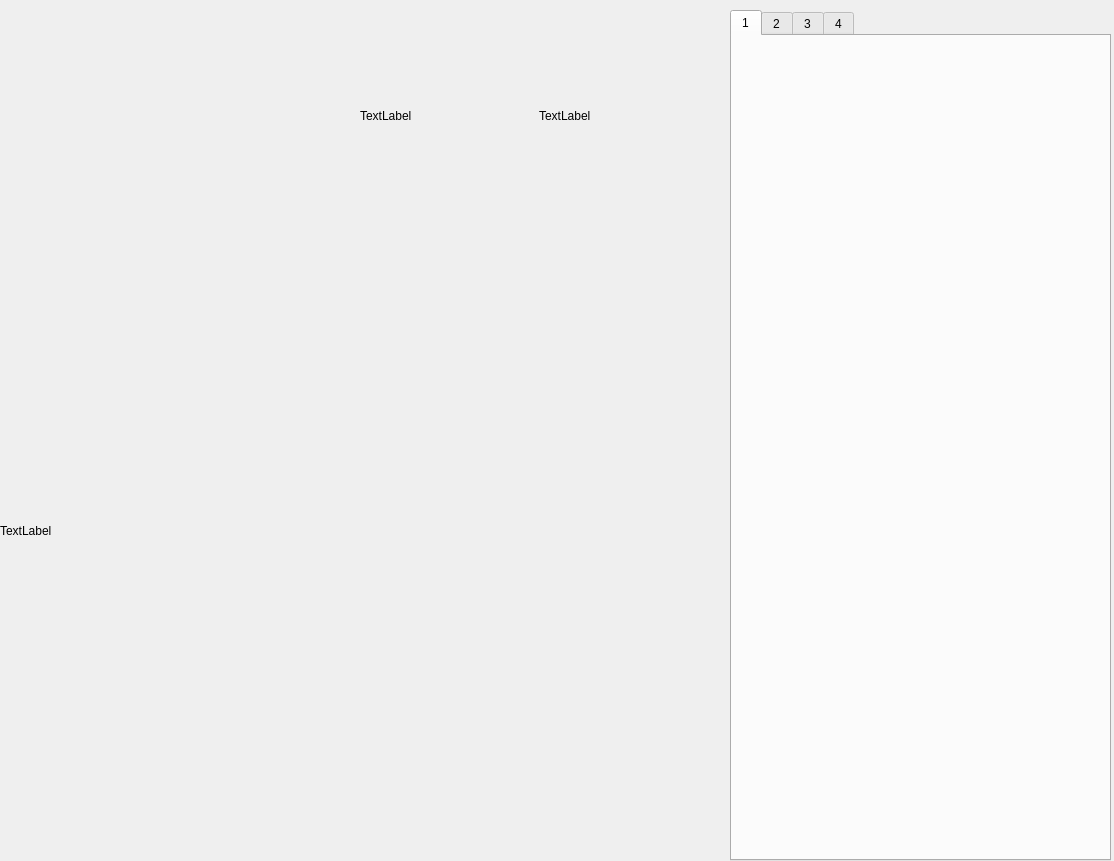
<?xml version="1.0" encoding="UTF-8"?>
<ui version="4.0">
 <class>self</class>
 <widget class="QWidget" name="self">
  <property name="geometry">
   <rect>
    <x>0</x>
    <y>0</y>
    <width>1114</width>
    <height>861</height>
   </rect>
  </property>
  <property name="windowTitle">
   <string>self</string>
  </property>
  <widget class="QWidget" name="horizontalLayoutWidget">
   <property name="geometry">
    <rect>
     <x>0</x>
     <y>250</y>
     <width>731</width>
     <height>561</height>
    </rect>
   </property>
   <layout class="QHBoxLayout" name="MainCameraLayout">
    <property name="sizeConstraint">
     <enum>QLayout::SetDefaultConstraint</enum>
    </property>
    <item>
     <widget class="QLabel" name="MainCameraLabel">
      <property name="text">
       <string>TextLabel</string>
      </property>
     </widget>
    </item>
   </layout>
  </widget>
  <widget class="QWidget" name="horizontalLayoutWidget_2">
   <property name="geometry">
    <rect>
     <x>730</x>
     <y>10</y>
     <width>381</width>
     <height>851</height>
    </rect>
   </property>
   <layout class="QHBoxLayout" name="TabLayout">
    <item>
     <widget class="QTabWidget" name="FaceTab">
      <property name="currentIndex">
       <number>0</number>
      </property>
      <widget class="QWidget" name="tab">
       <attribute name="title">
        <string>1</string>
       </attribute>
      </widget>
      <widget class="QWidget" name="tab_2">
       <attribute name="title">
        <string>2</string>
       </attribute>
       <widget class="QWidget" name="verticalLayoutWidget_6">
        <property name="geometry">
         <rect>
          <x>200</x>
          <y>200</y>
          <width>141</width>
          <height>191</height>
         </rect>
        </property>
        <layout class="QVBoxLayout" name="verticalLayout_9">
         <item>
          <widget class="QLabel" name="TextLabel2_2">
           <property name="text">
            <string>TextLabel</string>
           </property>
          </widget>
         </item>
        </layout>
       </widget>
       <widget class="QWidget" name="horizontalLayoutWidget_7">
        <property name="geometry">
         <rect>
          <x>0</x>
          <y>400</y>
          <width>191</width>
          <height>191</height>
         </rect>
        </property>
        <layout class="QHBoxLayout" name="horizontalLayout_7">
         <item>
          <widget class="QLabel" name="FaceLabel2_3">
           <property name="text">
            <string>TextLabel</string>
           </property>
          </widget>
         </item>
        </layout>
       </widget>
       <widget class="QWidget" name="verticalLayoutWidget_7">
        <property name="geometry">
         <rect>
          <x>200</x>
          <y>0</y>
          <width>141</width>
          <height>191</height>
         </rect>
        </property>
        <layout class="QVBoxLayout" name="verticalLayout_10">
         <item>
          <widget class="QLabel" name="TextLabel2_1">
           <property name="text">
            <string>TextLabel</string>
           </property>
          </widget>
         </item>
        </layout>
       </widget>
       <widget class="QWidget" name="horizontalLayoutWidget_8">
        <property name="geometry">
         <rect>
          <x>0</x>
          <y>200</y>
          <width>191</width>
          <height>191</height>
         </rect>
        </property>
        <layout class="QHBoxLayout" name="horizontalLayout_8">
         <item>
          <widget class="QLabel" name="FaceLabel2_2">
           <property name="text">
            <string>TextLabel</string>
           </property>
          </widget>
         </item>
        </layout>
       </widget>
       <widget class="QWidget" name="horizontalLayoutWidget_9">
        <property name="geometry">
         <rect>
          <x>0</x>
          <y>0</y>
          <width>191</width>
          <height>191</height>
         </rect>
        </property>
        <layout class="QHBoxLayout" name="horizontalLayout_9">
         <item>
          <widget class="QLabel" name="FaceLabel2_1">
           <property name="text">
            <string>TextLabel</string>
           </property>
          </widget>
         </item>
        </layout>
       </widget>
       <widget class="QWidget" name="verticalLayoutWidget_8">
        <property name="geometry">
         <rect>
          <x>200</x>
          <y>400</y>
          <width>141</width>
          <height>191</height>
         </rect>
        </property>
        <layout class="QVBoxLayout" name="verticalLayout_11">
         <item>
          <widget class="QLabel" name="TextLabel2_3">
           <property name="text">
            <string>TextLabel</string>
           </property>
          </widget>
         </item>
        </layout>
       </widget>
       <widget class="QWidget" name="verticalLayoutWidget_9">
        <property name="geometry">
         <rect>
          <x>200</x>
          <y>600</y>
          <width>141</width>
          <height>191</height>
         </rect>
        </property>
        <layout class="QVBoxLayout" name="verticalLayout_12">
         <item>
          <widget class="QLabel" name="TextLabel2_4">
           <property name="text">
            <string>TextLabel</string>
           </property>
          </widget>
         </item>
        </layout>
       </widget>
       <widget class="QWidget" name="horizontalLayoutWidget_10">
        <property name="geometry">
         <rect>
          <x>0</x>
          <y>600</y>
          <width>191</width>
          <height>191</height>
         </rect>
        </property>
        <layout class="QHBoxLayout" name="horizontalLayout_10">
         <item>
          <widget class="QLabel" name="FaceLabel2_4">
           <property name="text">
            <string>TextLabel</string>
           </property>
          </widget>
         </item>
        </layout>
       </widget>
      </widget>
      <widget class="QWidget" name="tab_3">
       <attribute name="title">
        <string>3</string>
       </attribute>
       <widget class="QWidget" name="verticalLayoutWidget_10">
        <property name="geometry">
         <rect>
          <x>200</x>
          <y>200</y>
          <width>141</width>
          <height>191</height>
         </rect>
        </property>
        <layout class="QVBoxLayout" name="verticalLayout_13">
         <item>
          <widget class="QLabel" name="TextLabel3_2">
           <property name="text">
            <string>TextLabel</string>
           </property>
          </widget>
         </item>
        </layout>
       </widget>
       <widget class="QWidget" name="horizontalLayoutWidget_11">
        <property name="geometry">
         <rect>
          <x>0</x>
          <y>400</y>
          <width>191</width>
          <height>191</height>
         </rect>
        </property>
        <layout class="QHBoxLayout" name="horizontalLayout_11">
         <item>
          <widget class="QLabel" name="FaceLabel3_3">
           <property name="text">
            <string>TextLabel</string>
           </property>
          </widget>
         </item>
        </layout>
       </widget>
       <widget class="QWidget" name="verticalLayoutWidget_11">
        <property name="geometry">
         <rect>
          <x>200</x>
          <y>0</y>
          <width>141</width>
          <height>191</height>
         </rect>
        </property>
        <layout class="QVBoxLayout" name="verticalLayout_14">
         <item>
          <widget class="QLabel" name="TextLabel3_1">
           <property name="text">
            <string>TextLabel</string>
           </property>
          </widget>
         </item>
        </layout>
       </widget>
       <widget class="QWidget" name="horizontalLayoutWidget_12">
        <property name="geometry">
         <rect>
          <x>0</x>
          <y>200</y>
          <width>191</width>
          <height>191</height>
         </rect>
        </property>
        <layout class="QHBoxLayout" name="horizontalLayout_12">
         <item>
          <widget class="QLabel" name="FaceLabel3_2">
           <property name="text">
            <string>TextLabel</string>
           </property>
          </widget>
         </item>
        </layout>
       </widget>
       <widget class="QWidget" name="horizontalLayoutWidget_13">
        <property name="geometry">
         <rect>
          <x>0</x>
          <y>0</y>
          <width>191</width>
          <height>191</height>
         </rect>
        </property>
        <layout class="QHBoxLayout" name="horizontalLayout_13">
         <item>
          <widget class="QLabel" name="FaceLabel3_1">
           <property name="text">
            <string>TextLabel</string>
           </property>
          </widget>
         </item>
        </layout>
       </widget>
       <widget class="QWidget" name="verticalLayoutWidget_12">
        <property name="geometry">
         <rect>
          <x>200</x>
          <y>400</y>
          <width>141</width>
          <height>191</height>
         </rect>
        </property>
        <layout class="QVBoxLayout" name="verticalLayout_15">
         <item>
          <widget class="QLabel" name="TextLabel3_3">
           <property name="text">
            <string>TextLabel</string>
           </property>
          </widget>
         </item>
        </layout>
       </widget>
       <widget class="QWidget" name="verticalLayoutWidget_13">
        <property name="geometry">
         <rect>
          <x>200</x>
          <y>600</y>
          <width>141</width>
          <height>191</height>
         </rect>
        </property>
        <layout class="QVBoxLayout" name="verticalLayout_16">
         <item>
          <widget class="QLabel" name="TextLabel3_4">
           <property name="text">
            <string>TextLabel</string>
           </property>
          </widget>
         </item>
        </layout>
       </widget>
       <widget class="QWidget" name="horizontalLayoutWidget_14">
        <property name="geometry">
         <rect>
          <x>0</x>
          <y>600</y>
          <width>191</width>
          <height>191</height>
         </rect>
        </property>
        <layout class="QHBoxLayout" name="horizontalLayout_14">
         <item>
          <widget class="QLabel" name="FaceLabel3_4">
           <property name="text">
            <string>TextLabel</string>
           </property>
          </widget>
         </item>
        </layout>
       </widget>
      </widget>
      <widget class="QWidget" name="tab_4">
       <attribute name="title">
        <string>4</string>
       </attribute>
       <widget class="QWidget" name="verticalLayoutWidget_14">
        <property name="geometry">
         <rect>
          <x>200</x>
          <y>600</y>
          <width>141</width>
          <height>191</height>
         </rect>
        </property>
        <layout class="QVBoxLayout" name="verticalLayout_17">
         <item>
          <widget class="QLabel" name="TextLabel4_4">
           <property name="text">
            <string>TextLabel</string>
           </property>
          </widget>
         </item>
        </layout>
       </widget>
       <widget class="QWidget" name="verticalLayoutWidget_15">
        <property name="geometry">
         <rect>
          <x>200</x>
          <y>0</y>
          <width>141</width>
          <height>191</height>
         </rect>
        </property>
        <layout class="QVBoxLayout" name="verticalLayout_18">
         <item>
          <widget class="QLabel" name="TextLabel4_1">
           <property name="text">
            <string>TextLabel</string>
           </property>
          </widget>
         </item>
        </layout>
       </widget>
       <widget class="QWidget" name="horizontalLayoutWidget_15">
        <property name="geometry">
         <rect>
          <x>0</x>
          <y>200</y>
          <width>191</width>
          <height>191</height>
         </rect>
        </property>
        <layout class="QHBoxLayout" name="horizontalLayout_15">
         <item>
          <widget class="QLabel" name="FaceLabel4_2">
           <property name="text">
            <string>TextLabel</string>
           </property>
          </widget>
         </item>
        </layout>
       </widget>
       <widget class="QWidget" name="verticalLayoutWidget_16">
        <property name="geometry">
         <rect>
          <x>200</x>
          <y>400</y>
          <width>141</width>
          <height>191</height>
         </rect>
        </property>
        <layout class="QVBoxLayout" name="verticalLayout_19">
         <item>
          <widget class="QLabel" name="TextLabel4_3">
           <property name="text">
            <string>TextLabel</string>
           </property>
          </widget>
         </item>
        </layout>
       </widget>
       <widget class="QWidget" name="horizontalLayoutWidget_16">
        <property name="geometry">
         <rect>
          <x>0</x>
          <y>0</y>
          <width>191</width>
          <height>191</height>
         </rect>
        </property>
        <layout class="QHBoxLayout" name="horizontalLayout_16">
         <item>
          <widget class="QLabel" name="FaceLabel4_1">
           <property name="text">
            <string>TextLabel</string>
           </property>
          </widget>
         </item>
        </layout>
       </widget>
       <widget class="QWidget" name="verticalLayoutWidget_17">
        <property name="geometry">
         <rect>
          <x>200</x>
          <y>200</y>
          <width>141</width>
          <height>191</height>
         </rect>
        </property>
        <layout class="QVBoxLayout" name="verticalLayout_20">
         <item>
          <widget class="QLabel" name="TextLabel4_2">
           <property name="text">
            <string>TextLabel</string>
           </property>
          </widget>
         </item>
        </layout>
       </widget>
       <widget class="QWidget" name="horizontalLayoutWidget_17">
        <property name="geometry">
         <rect>
          <x>0</x>
          <y>400</y>
          <width>191</width>
          <height>191</height>
         </rect>
        </property>
        <layout class="QHBoxLayout" name="horizontalLayout_17">
         <item>
          <widget class="QLabel" name="FaceLabel4_3">
           <property name="text">
            <string>TextLabel</string>
           </property>
          </widget>
         </item>
        </layout>
       </widget>
       <widget class="QWidget" name="horizontalLayoutWidget_18">
        <property name="geometry">
         <rect>
          <x>0</x>
          <y>600</y>
          <width>191</width>
          <height>191</height>
         </rect>
        </property>
        <layout class="QHBoxLayout" name="horizontalLayout_18">
         <item>
          <widget class="QLabel" name="FaceLabel4_4">
           <property name="text">
            <string>TextLabel</string>
           </property>
          </widget>
         </item>
        </layout>
       </widget>
      </widget>
     </widget>
    </item>
   </layout>
  </widget>
  <widget class="QWidget" name="horizontalLayoutWidget_19">
   <property name="geometry">
    <rect>
     <x>360</x>
     <y>20</y>
     <width>351</width>
     <height>191</height>
    </rect>
   </property>
   <layout class="QHBoxLayout" name="LogoLayout">
    <item>
     <widget class="QLabel" name="LabLogoLabel">
      <property name="text">
       <string>TextLabel</string>
      </property>
     </widget>
    </item>
    <item>
     <widget class="QLabel" name="SJTULogoLabel">
      <property name="text">
       <string>TextLabel</string>
      </property>
     </widget>
    </item>
   </layout>
  </widget>
 </widget>
 <resources/>
 <connections/>
</ui>
